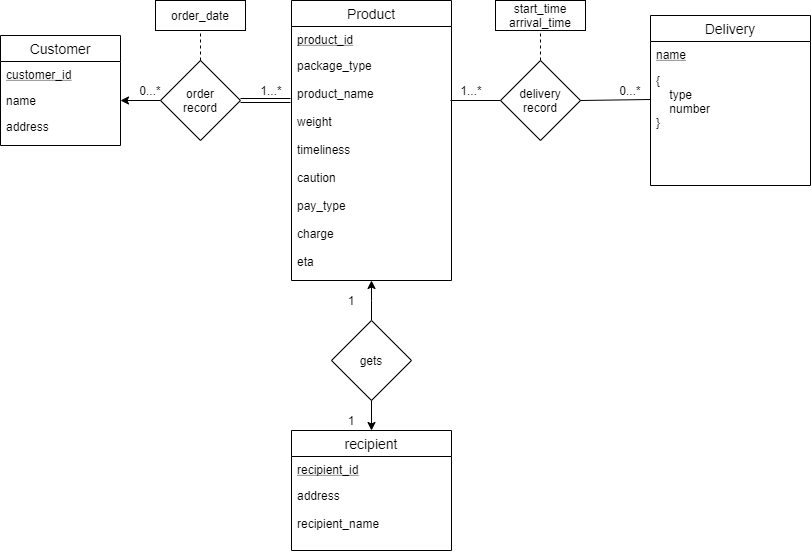
//> input picture Database/p1/20151550.png, 811 x 554 px
$ ./s151550L02HW ../Database/p1/20151550.png 3   (built with g++ and OpenCV 4)
//> lines starting //> are read from the running program, lines starting //| are printed output that depends on the picture; after the words box and inside, x2 and y2 are one past the last pixel; in counts of white or black regions, pixels touching at a corner belong together


#include <iostream>
#include <time.h>// 시간 측정 위해서
#include <opencv2/core.hpp>
#include <opencv2/highgui.hpp>
#include <opencv2/imgproc.hpp>
#include <queue>
using namespace cv;

Mat input_im, dst;
clock_t start_time, end_time;
using namespace std;

void UserDefinedAvg(long knum, string name)
{
	start_time = clock();

	if (knum > 1)
	{
		if (knum % 2 == 0)
		{
			knum -= 1;
		}
	}
	else
	{
		knum = 1;
	}
	int ksize = knum;
	if (ksize == 1)
	{
		int row = input_im.rows;
		int height = input_im.cols;
		dst.create(row, height, CV_8UC1);
		uchar *dstData = dst.data;
		uchar *imData = input_im.data;
		for (int r = 0; r < height*row; r++)
		{
			*dstData++ = *imData++;
		}
		end_time = clock();
		cout << "Kernel Size : " << ksize << ", Exec Time : " << (double)(end_time - start_time) << " (msec)" << endl;
		imshow(name, dst);

	}
	else {
		int row = input_im.rows;
		int height = input_im.cols;
		int val;
		dst.create(row, height, CV_8UC1);
		int *Avg = new int[row + 1];
		int *HAvg = new int[height + 1];
		//int Avg[512];
		//int HAvg[512];
		int Arsize = ksize * ksize;
		int hconvolstart, hconvolend;
		int rconvolstart, rconvolend;
		int FirstAvg = 0;
		int temp;
		// 0,0 구하기
		for (int h = 0; h <= ksize / 2; h++)
		{
			for (int r = 0; r <= ksize / 2; r++)
			{
				FirstAvg += input_im.at<uchar>(h, r);
			}
		}
		dst.at<uchar>(0, 0) = int(FirstAvg / Arsize);
		Avg[0] = FirstAvg;
		HAvg[0] = FirstAvg;

		int ZZAvg = FirstAvg;
		for (int r = 1; r < row; r++)
		{
			rconvolend = r + ksize / 2;
			rconvolstart = r - ksize / 2;
			for (int ytemp = 0; ytemp <= ksize / 2; ytemp++)
			{
				if (rconvolend >= row || rconvolstart < 0)
				{
					if (rconvolstart - 1 < 0) {
						FirstAvg = FirstAvg + input_im.at<uchar>(ytemp, rconvolend);
					}
					else {
						FirstAvg = FirstAvg - input_im.at<uchar>(ytemp, rconvolstart - 1);
					}
				}
				else
				{
					val = input_im.at<uchar>(ytemp, rconvolend);
					FirstAvg = FirstAvg + val;
					if (rconvolstart - 1 >= 0)FirstAvg = FirstAvg - input_im.at<uchar>(ytemp, rconvolstart - 1);


				}
			}
			if (FirstAvg < 0)
			{
				dst.at<uchar>(0, r) = 0;
				//Avg[r] = 0;
				//cout << "hi" << endl;
			}
			else if (FirstAvg / Arsize > 255)
			{
				dst.at<uchar>(0, r) = 255;
				//Avg[r] = Arsize * 255;
			}
			else
			{
				dst.at<uchar>(0, r) = int(FirstAvg / Arsize);
				//Avg[r] = FirstAvg;

			}
			Avg[r] = FirstAvg;
		}
		int t = input_im.at<uchar>(0, 0);

		//1번째 row 구하기
		for (int h = 1; h < height; h++)
		{
			hconvolstart = h - ksize / 2;
			hconvolend = h + ksize / 2;
			for (int rtemp = 0; rtemp <= ksize / 2; rtemp++)
			{
				if (hconvolend >= height || hconvolstart - 1 < 0)
				{
					if (hconvolstart - 1 < 0) {
						ZZAvg = ZZAvg + input_im.at<uchar>(hconvolend, rtemp);
					}
					else {
						ZZAvg = ZZAvg - input_im.at<uchar>(hconvolstart - 1, rtemp);
					}
				}
				else
				{
					val = input_im.at<uchar>(hconvolend, rtemp);
					ZZAvg = ZZAvg + val;
					if (hconvolstart - 1 >= 0)ZZAvg = ZZAvg - input_im.at<uchar>(hconvolstart - 1, rtemp);


				}
			}
			if (ZZAvg < 0)
			{
				dst.at<uchar>(h, 0) = 0;
				//HAvg[h] = 0;
				//cout << "hi" << endl;
			}
			else if (ZZAvg / Arsize > 255)
			{
				dst.at<uchar>(h, 0) = 255;
				//HAvg[h] = 255 * Arsize;
			}
			else {
				dst.at<uchar>(h, 0) = int(ZZAvg / Arsize);
				//HAvg[h] = ZZAvg;
			}
			HAvg[h] = ZZAvg;
		}
		// [5 lines of commented-out code are left out]
		int prev;
		int checkim;
		for (int h = 1; h < height; h++)
		{

			for (int r = 1; r < row; r++)
			{
				rconvolend = r + ksize / 2;
				rconvolstart = r - ksize / 2;
				hconvolstart = h - ksize / 2;
				hconvolend = h + ksize / 2;
				if (r == 1)
				{
					prev = Avg[r];
					val = HAvg[h] + Avg[r] - HAvg[h - 1];
				}
				else
				{

					val = Avg[r - 1] + Avg[r] - prev;
					prev = Avg[r];
				}
				temp = 0;
				if (rconvolstart - 1 >= 0 && hconvolstart - 1 >= 0)temp = temp + input_im.at<uchar>(hconvolstart - 1, rconvolstart - 1);
				if (rconvolstart - 1 >= 0 && hconvolend < height)temp = temp - input_im.at<uchar>(hconvolend, rconvolstart - 1);
				if (rconvolend < row && hconvolstart - 1 >= 0)temp = temp - input_im.at<uchar>(hconvolstart - 1, rconvolend);
				if (rconvolend < row && hconvolend < height)temp = temp + input_im.at<uchar>(hconvolend, rconvolend);
				temp = val + temp;
				Avg[r] = temp;
				temp = temp / Arsize;
				if (temp < 0)
				{
					//cout << temp<< endl;
					//Avg[r] = 0;
					temp = 0;
				}
				if (temp > 255)
				{
					temp = 255;
					Avg[r] = 255 * Arsize;
					//cout << "it's called" << endl;
				}
				checkim = input_im.at<uchar>(h, r);
				dst.at<uchar>(h, r) = temp;


			}
		}
		delete[] HAvg;
		delete[] Avg;
		end_time = clock();

		cout << "Kernel Size : " << ksize << ", Exec Time : " << (double)(end_time - start_time) << " (msec)" << endl;
		imshow(name, dst);
	}

}


string type2str(int type) {
	// https://stackoverflow.com/questions/10167534/how-to-find-out-what-type-of-a-mat-object-is-with-mattype-in-opencv
	string r;

	uchar depth = type & CV_MAT_DEPTH_MASK;
	uchar chans = 1 + (type >> CV_CN_SHIFT);

	switch (depth) {
	case CV_8U:  r = "8U"; break;
	case CV_8S:  r = "8S"; break;
	case CV_16U: r = "16U"; break;
	case CV_16S: r = "16S"; break;
	case CV_32S: r = "32S"; break;
	case CV_32F: r = "32F"; break;
	case CV_64F: r = "64F"; break;
	default:     r = "User"; break;
	}

	r += "C";
	r += (chans + '0');

	return r;
}

int main(int argc, char *argv[])
{
	if (argc != 3) {
		cout << "[프로그램 사용법]" << endl;
		cout << "명령문 : s151550L02HW.exe imageFile kernalSize<int>" << endl;
		return 0;
	}
	//파일 주소는 argv[1]로 들어옴

	input_im = imread(argv[1], CV_LOAD_IMAGE_GRAYSCALE);
//> input_im is the input picture: 554 rows x 811 cols, CV_8UC1; min 0, max 255, mean 250.2
	if (input_im.empty())
	{
		cout << "File open Error!" << endl;
		return -1;
	}
	cout << "Image size :" << input_im.size() << ", Type:" << type2str(input_im.type()) << endl;
//| Image size :[811 x 554], Type:8UC1

	string window_name = "movingAvrg HW";
	namedWindow(window_name);
	long knum = strtol(argv[2],NULL, 10);
//> knum = 3

	//Create track bar to change kernel size
	//createTrackbar("ThresholdValue", window_name, &start_value, max_value, binaryThresholding_opencvCommand, static_cast<void*>(&window_name));
	UserDefinedAvg(knum,window_name);
//> in UserDefinedAvg, `int Arsize = ksize * ksize;`: Arsize = 9
//> the loop in UserDefinedAvg, `for (int h = 0; h <= ksize / 2; h++)` made 2 passes
//> FirstAvg on passes 1 to 2: 510, 1020
//> after the loop in UserDefinedAvg, `for (int h = 0; h <= ksize / 2; h++)`: FirstAvg = 1020
//> in UserDefinedAvg, `dst.at<uchar>(0, 0) = int(FirstAvg / Arsize);`:
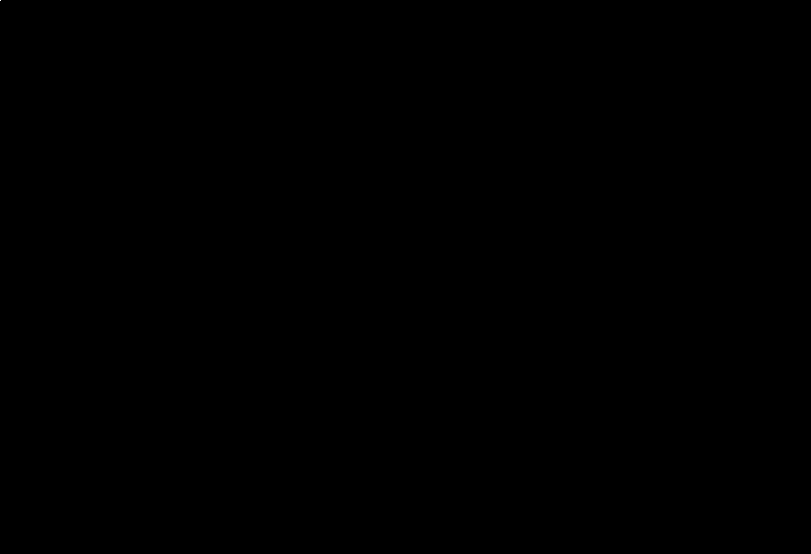
//> dst: 554 rows x 811 cols, CV_8UC1; values 0 (black) and 113 (white), 0% white in thin lines or dots, all inside (x1, y1, x2, y2) = (0, 0, 1, 1)
//> after the loop in UserDefinedAvg, `for (int r = 1; r < row; r++)`:
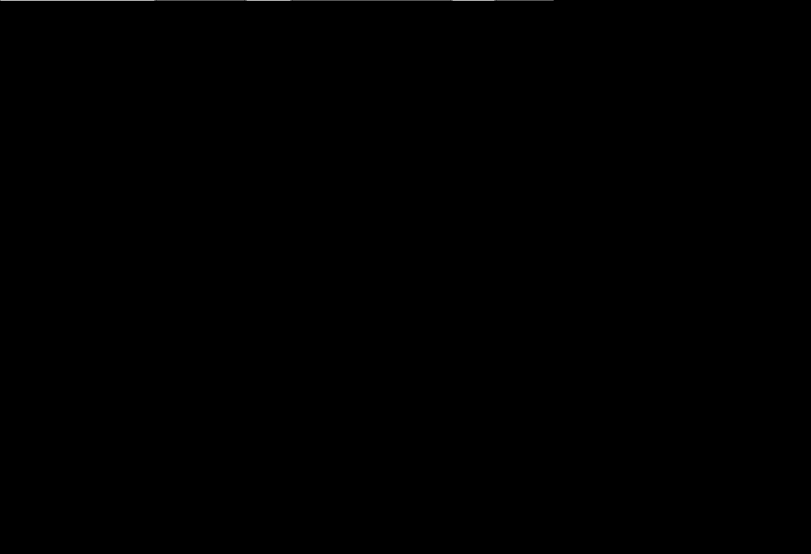
//> dst: 554 rows x 811 cols, CV_8UC1; 0.12% of pixels changed, all inside (x1, y1, x2, y2) = (1, 0, 554, 1)
//> after the loop in UserDefinedAvg, `for (int r = 1; r < row; r++)`: FirstAvg = 510; val = 255
//> (the run ends here: the program crashes, at `dst.at<uchar>(h, 0) = int(ZZAvg / Arsize);`)
